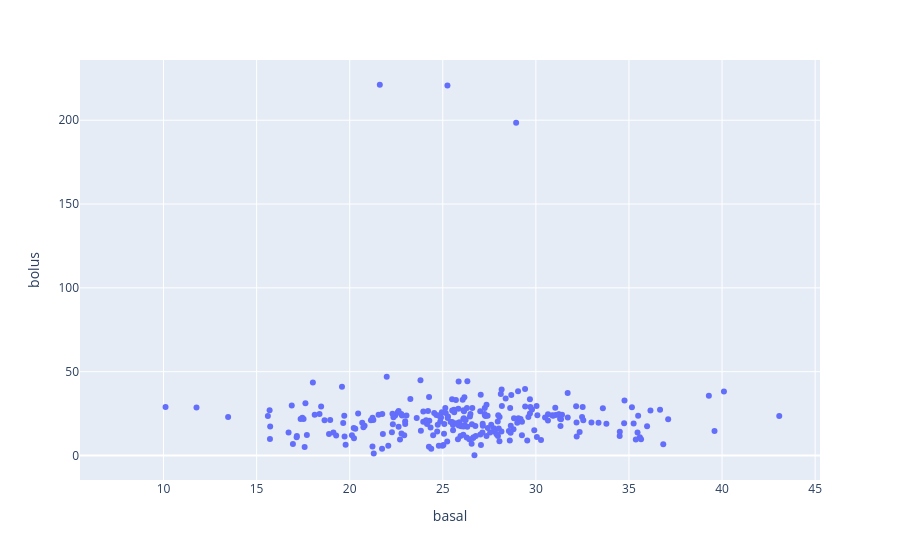

The code cell stored with this chart in its notebook:
### Code cell
#plot tdd
import plotly.express as px

tdd_p = tdd.calculate_tdd(df_bolus_p,df_basal_p)
tdd_p = tdd_p.reset_index()

fig = px.scatter(tdd_p, x='basal', y='bolus', hover_data=['date'])
fig.show()

### Figure 1 — Plotly figure (JSON) as saved in the notebook; plotly's stock layout.template omitted (floating-point values rounded to 4 significant figures; data arrays with more than 128 entries replaced by an {"elided": "..."} marker saying what was removed)
{"data": [{"customdata": {"elided": "260x1 str values"}, "hovertemplate": "basal=%{x}<br>bolus=%{y}<br>date=%{customdata[0]}<extra></extra>", "legendgroup": "", "marker": {"color": "#636efa", "symbol": "circle"}, "mode": "markers", "name": "", "orientation": "v", "showlegend": false, "type": "scatter", "x": {"elided": "260 float values"}, "xaxis": "x", "y": {"elided": "260 float values"}, "yaxis": "y"}], "layout": {"legend": {"tracegroupgap": 0}, "margin": {"t": 60}, "xaxis": {"anchor": "y", "domain": [0, 1], "title": {"text": "basal"}}, "yaxis": {"anchor": "x", "domain": [0, 1], "title": {"text": "bolus"}}}}
